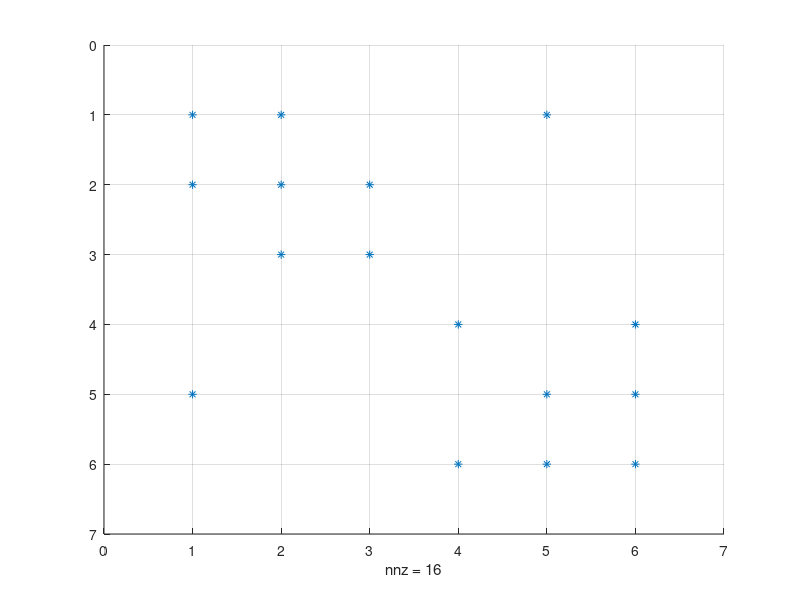
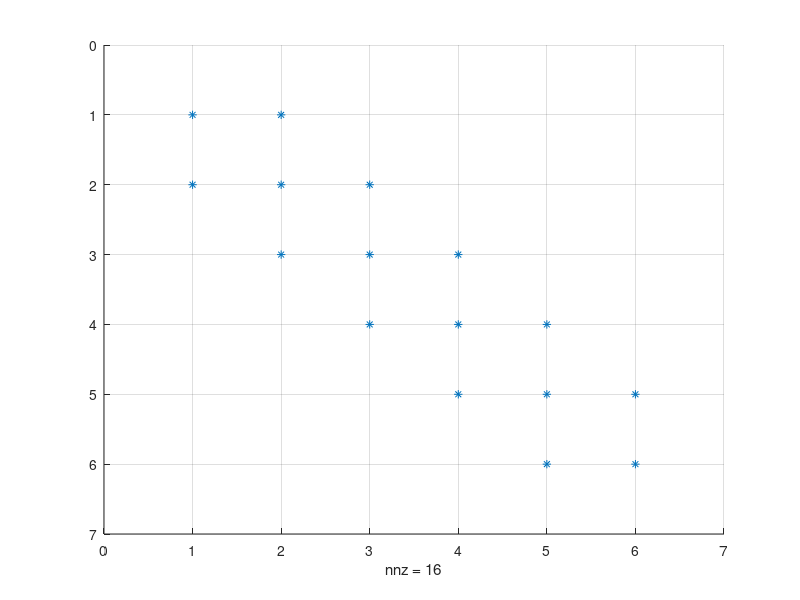
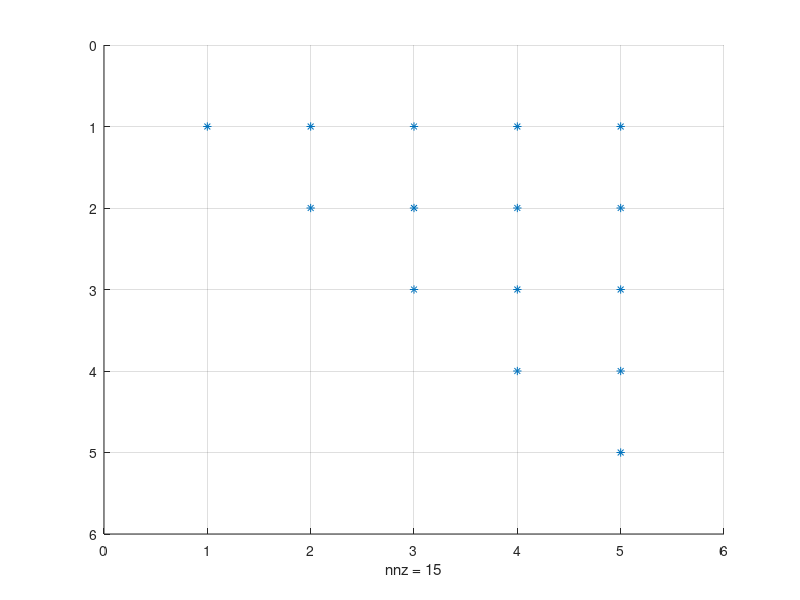
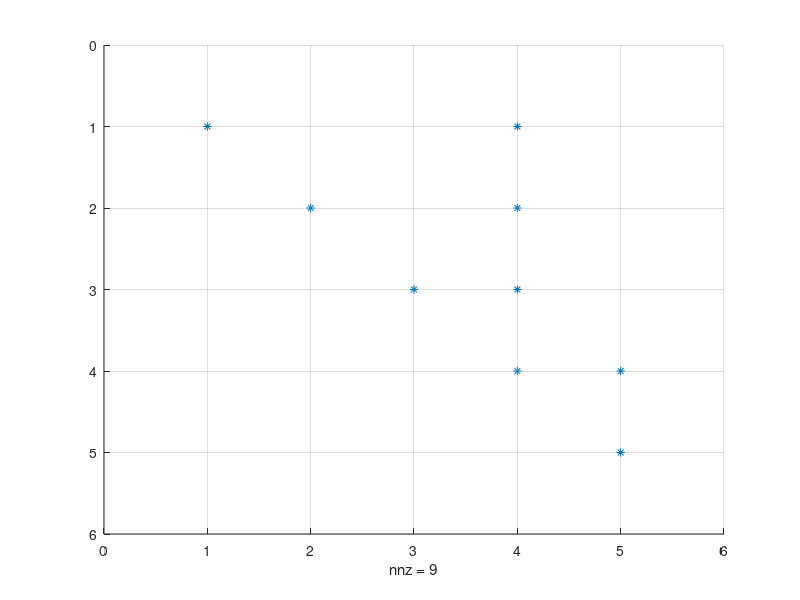

The MATLAB script that drew these images, in order:
%% Sidorenkov Oleg Algebra HW 8.


%% Task 1.
A = [5  0 -3 0 0;
    1 3 0 -1 0;
    0 1 7 0 -2;
    0 0 1 22 0;
    0 0 0 1 8];

AN = sparse(A)

whos A AN

revivedA = full(AN)


%% Task 2.
iRows = [1 2 2 3 1 3 4 2 4 5 3 5];
jCols = [1 1 2 2 3 3 3 4 4 4 5 5];
nElems = [5 1 3 1 -3 7 1 -1 22 1 -2 8];

A = sparse(iRows, jCols, nElems, max(iRows), max(jCols))
fullA = full(A)

whos A fullA

% A is still bigger. That's understandable because we still have some lack 
% of zeros


%% Task 3.
A = [5  0 -3 0 0;
    1 3 0 -1 0;
    0 1 7 0 -2;
    0 0 1 22 0;
    0 0 0 1 8];
AN = sparse(A)

[iRows, jCols, nElems] = find(AN)


%% Task 4.
compressedA = spconvert(load('Matrix.dat'))
fullFileA = full(compressedA)


%% Task 5.
A = [5  0 -3 0 0;
    1 3 0 -1 0;
    0 1 7 0 -2;
    0 0 1 22 0;
    0 0 0 1 8];
sz = size(A);

[lilDiagA, diags] = spdiags(A)
compressedDiagA = spdiags(lilDiagA, diags, sz(1), sz(2))
fullDiagA = full(compressedDiagA)


%% Task 6.
B = [4 1 0 0 1 0;
    1 4 1 0 0 0;
    0 1 4 0 0 0;
    0 0 0 4 0 1;
    1 0 0 0 4 1;
    0 0 0 1 1 4];
sz = size(B);

compressedB = sparse(B)
fullB = sparse(compressedB)
[lilDiagB, diags] = spdiags(B)
fullDiagB = full(spdiags(lilDiagB, diags, sz(1), sz(2)))


%% Task 7.
B = [4 1 0 0 1 0;
    1 4 1 0 0 0;
    0 1 4 0 0 0;
    0 0 0 4 0 1;
    1 0 0 0 4 1;
    0 0 0 1 1 4];

figure
hold on
grid on
spy(B)
hold off


%% Task 8.
B = [4 1 0 0 1 0;
    1 4 1 0 0 0;
    0 1 4 0 0 0;
    0 0 0 4 0 1;
    1 0 0 0 4 1;
    0 0 0 1 1 4];

compressedB = sparse(B);
compressedSortedB = symrcm(compressedB)
fullSortedB = full(compressedB(compressedSortedB, compressedSortedB))

figure
hold on
grid on
spy(fullSortedB)
hold off


%% Task 9.
C = [7 1 1 1 1;
    1 7 0 0 0;
    1 0 7 0 0;
    1 0 0 7 0;
    1 0 0 0 7];

cC = chol(C)
oof = sparse(C)
kmcC = sparse(chol(full(oof(symrcm(oof), symrcm(oof)))))

figure
hold on
grid on
spy(cC)
hold off

figure
hold on
grid on
spy(kmcC)
hold off


%% Checks.
% Please, firstly execute all tasks for these checks.
checkA = [5  0 -3 0 0;
    1 3 0 -1 0;
    0 1 7 0 -2;
    0 0 1 22 0;
    0 0 0 1 8];

checkB = [4 1 0 0 1 0;
    1 4 1 0 0 0;
    0 1 4 0 0 0;
    0 0 0 4 0 1;
    1 0 0 0 4 1;
    0 0 0 1 1 4];


isequal(checkA, revivedA)

isequal(checkA, fullA)

isequal(checkA, fullFileA)

isequal(checkA, fullDiagA)


isequal(checkB, fullB)

isequal(checkB, fullDiagB)

isequal(checkB, fullSortedB)


figure
hold on
grid on
spy(B)
hold off

figure
hold on
grid on
spy(fullSortedB)
hold off

figure
hold on
grid on
spy(cC)
hold off

figure
hold on
grid on
spy(kmcC)
hold off

